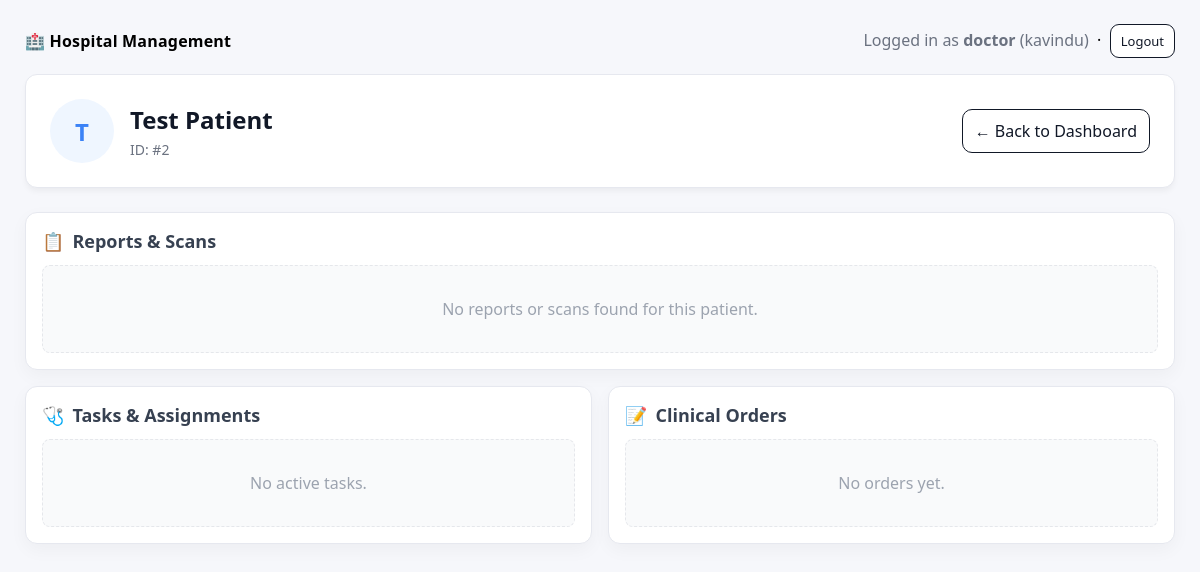
Page /doctor/patient/2 (signed in) on the committed database.
### tables this page shows
CREATE TABLE patients (
  id INTEGER PRIMARY KEY AUTOINCREMENT,
  name TEXT NOT NULL,
  username TEXT NOT NULL UNIQUE,
  password_hash TEXT NOT NULL,
  phone TEXT,
  dob TEXT,
  gender TEXT,
  created_at TEXT NOT NULL DEFAULT (datetime('now'))
);

### app.py (the view)
@app.get("/doctor/patient/<int:patient_id>")
def doctor_view_patient(patient_id):
    r = require_staff_role("doctor")
    if r: return r
    conn = db()
    patient = conn.execute("SELECT * FROM patients WHERE id=?", (patient_id,)).fetchone()
    if not patient:
        conn.close()
        flash("Patient not found")
        return redirect(url_for("doctor_dashboard"))
    orders = conn.execute("""
        SELECT o.*, d.name AS doctor_name
        FROM orders o
        JOIN staff d ON d.id=o.doctor_id
        WHERE o.patient_id=?
        ORDER BY o.id DESC
        LIMIT 300
    """, (patient_id,)).fetchall()
    assignments = conn.execute("""
        SELECT a.*, d.name AS doctor_name, s.name AS assignee_name, s.role AS assignee_role
        FROM assignments a
        JOIN staff d ON d.id=a.doctor_id
        JOIN staff s ON s.id=a.assignee_staff_id
        WHERE a.patient_id=?
        ORDER BY a.id DESC
        LIMIT 300
    """, (patient_id,)).fetchall()
    reports = conn.execute("""
        SELECT r.*, s.name AS staff_name, s.role AS staff_role
        FROM reports r
        JOIN staff s ON s.id=r.created_by_staff_id
        WHERE r.patient_id=?
        ORDER BY r.id DESC
        LIMIT 300
    """, (patient_id,)).fetchall()
    conn.close()
    return render_template(
        "patient_history.html",
        title="Patient History",
        patient=patient,
        orders=orders,
        assignments=assignments,
        reports=reports,
    )

### app.py (called while the page is built)
def db():
    conn = sqlite3.connect(DB_PATH)
    conn.row_factory = sqlite3.Row
    conn.execute("PRAGMA foreign_keys = ON;")
    return conn

def require_staff_role(role: str):
    if session.get("role") != role:
        return redirect(url_for(f"{role}_login"))
    return None

### templates/patient_history.html (shortened to what this page needs)
{% extends "base.html" %}
{% block content %}
<div class="history-header">
    <div style="display:flex; align-items:center;">
        <div class="patient-avatar">
            {{ patient.name[0] | upper }}
        </div>
        <div class="patient-info">
            <h1>{{ patient.name }}</h1>
            <div class="patient-meta">
                <span>ID: #{{ patient.id }}</span>
            </div>
        </div>
    </div>
    <a class="btn secondary" href="{{ url_for('doctor_dashboard') }}">← Back to Dashboard</a>
</div>
<div class="row">
    <div class="card" style="grid-column: span 2;">
        <div class="section-title">
            <span>📋</span> Reports & Scans
        </div>
        {% if reports %}
        <table>
            <thead><tr><th>Date</th><th>Type</th><th>Details</th><th>Added By</th><th>Attachment</th></tr></thead>
            <tbody>
                {% for r in reports %}
                <tr>
                    <td class="muted">{{ r.created_at.split(' ')[0] }}</td>
                    <td><span class="pill">{{ r.report_type }}</span></td>
                    <td>{{ r.report_text or "" }}</td>
                    <td>{{ r.staff_name }} ({{ r.staff_role|capitalize }})</td>
                    <td>
                        {% if r.image_filename %}
                            <a class="btn small" href="{{ url_for('uploads', filename=r.image_filename) }}" target="_blank">
                                View File
                            </a>
                        {% else %}
                            <span class="muted">-</span>
                        {% endif %}
                    </td>
                </tr>
                {% endfor %}
            </tbody>
        </table>
        {% else %}
            <div class="empty-state">No reports or scans found for this patient.</div>
        {% endif %}
    </div>
    <div class="card">
        <div class="section-title">
            <span>🩺</span> Tasks & Assignments
        </div>
        {% if assignments %}
        <table>
            <thead><tr><th>Task</th><th>Assignee</th><th>Status</th></tr></thead>
            <tbody>
                {% for a in assignments %}
                <tr>
                    <td>
                        <div style="font-weight:500;">{{ a.task_type }}</div>
                        <div class="muted" style="font-size:12px;">{{ a.created_at.split(' ')[0] }}</div>
                    </td>
                    <td>{{ a.assignee_name }}<br><span class="muted" style="font-size:12px;">{{ a.assignee_role|capitalize }}</span></td>
                    <td>
                        <span class="pill {% if a.status == 'Completed' %}ok{% elif a.status == 'In Progress' %}warn{% endif %}">
                            {{ a.status }}
                        </span>
                    </td>
                </tr>
                {% endfor %}
            </tbody>
        </table>
        {% else %}
            <div class="empty-state">No active tasks.</div>
        {% endif %}
    </div>
    <div class="card">
        <div class="section-title">
            <span>📝</span> Clinical Orders
        </div>
        {% if orders %}
        <table>
            <thead><tr><th>Order</th><th>Doctor</th><th>Notes</th></tr></thead>
            <tbody>
                {% for o in orders %}
                <tr>
                    <td>
                        <div style="font-weight:500;">{{ o.order_type }}</div>
                        <div class="muted" style="font-size:12px;">{{ o.created_at.split(' ')[0] }}</div>
                    </td>
                    <td>{{ o.doctor_name }}</td>
                    <td>{{ o.notes or "-" }}</td>
                </tr>
                {% endfor %}
            </tbody>
        </table>
        {% else %}
            <div class="empty-state">No orders yet.</div>
        {% endif %}
    </div>
</div>
{% endblock %}

### templates/base.html (style rules this page uses)
body { font-family: system-ui, Arial, sans-serif; margin: 0; background: #f6f7fb; }
a { color: #1f6feb; }
.card { background: white; border: 1px solid #e6e8ef; border-radius: 12px; padding: 16px; box-shadow: 0 6px 18px rgba(0,0,0,.04); }
.row { display: grid; grid-template-columns: 1fr 1fr; gap: 16px; }
.btn { display:inline-block; padding:10px 12px; border-radius: 10px; border:1px solid #111827; background:#111827; color:white; text-decoration:none; cursor:pointer; }
.btn.secondary { background:white; color:#111827; }

### templates/patient_history.html (style rules this page uses)
.history-header { background: white; padding: 24px; border-radius: 12px; border: 1px solid #e6e8ef; box-shadow: 0 4px 6px -1px rgba(0, 0, 0, 0.05); margin-bottom: 24px; display: flex; justify-content: space-between; align-items: center; }
.patient-avatar { width: 64px; height: 64px; background: #eff6ff; color: #3b82f6; border-radius: 50%; display: flex; align-items: center; justify-content: center; font-size: 24px; font-weight: bold; margin-right: 16px; }
.patient-info h1 { margin: 0; font-size: 24px; color: #111827; }
.patient-meta { color: #6b7280; margin-top: 4px; display: flex; gap: 16px; font-size: 14px; }
.section-title { display: flex; align-items: center; gap: 8px; margin-bottom: 12px; color: #374151; font-weight: 600; font-size: 18px; }
.empty-state { text-align: center; padding: 32px; color: #9ca3af; background: #f9fafb; border-radius: 8px; border: 1px dashed #e5e7eb; }

### rows in the picture
patients: name "T", name "Test Patient", id "2"

### other values in the picture
{{ session.get('role') }} "doctor"
{{ session.get('username') }} "kavindu"
